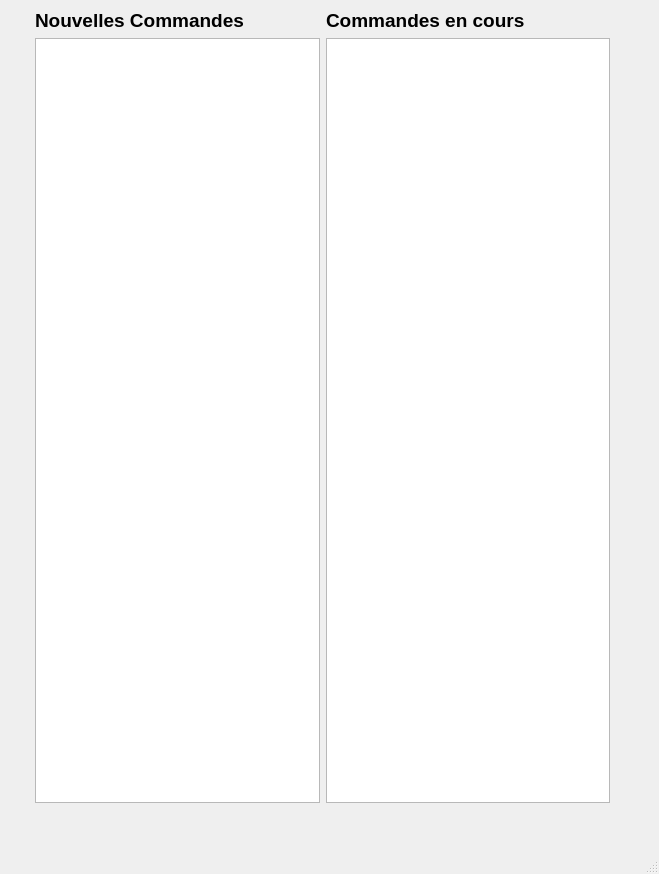
<?xml version="1.0" encoding="UTF-8"?>
<ui version="4.0">
 <class>MainWindow</class>
 <widget class="QMainWindow" name="MainWindow">
  <property name="geometry">
   <rect>
    <x>0</x>
    <y>0</y>
    <width>659</width>
    <height>874</height>
   </rect>
  </property>
  <property name="windowTitle">
   <string>Cuisine Xavier</string>
  </property>
  <widget class="QWidget" name="centralwidget">
   <layout class="QHBoxLayout" name="horizontalLayout">
    <item>
     <layout class="QVBoxLayout" name="verticalLayout_3">
      <item>
       <widget class="QLabel" name="label_3">
        <property name="text">
         <string/>
        </property>
        <property name="pixmap">
         <pixmap>Aeliooo.PNG</pixmap>
        </property>
       </widget>
      </item>
      <item>
       <spacer name="verticalSpacer_3">
        <property name="orientation">
         <enum>Qt::Vertical</enum>
        </property>
        <property name="sizeType">
         <enum>QSizePolicy::Minimum</enum>
        </property>
        <property name="sizeHint" stdset="0">
         <size>
          <width>20</width>
          <height>40</height>
         </size>
        </property>
       </spacer>
      </item>
     </layout>
    </item>
    <item>
     <layout class="QVBoxLayout" name="verticalLayout">
      <item>
       <widget class="QLabel" name="label_2">
        <property name="font">
         <font>
          <pointsize>14</pointsize>
          <weight>75</weight>
          <bold>true</bold>
         </font>
        </property>
        <property name="text">
         <string>Nouvelles Commandes</string>
        </property>
       </widget>
      </item>
      <item>
       <widget class="QTableWidget" name="tableWidget"/>
      </item>
      <item>
       <spacer name="verticalSpacer_2">
        <property name="orientation">
         <enum>Qt::Vertical</enum>
        </property>
        <property name="sizeType">
         <enum>QSizePolicy::Minimum</enum>
        </property>
        <property name="sizeHint" stdset="0">
         <size>
          <width>20</width>
          <height>40</height>
         </size>
        </property>
       </spacer>
      </item>
     </layout>
    </item>
    <item>
     <layout class="QVBoxLayout" name="verticalLayout_2">
      <item>
       <widget class="QLabel" name="label">
        <property name="font">
         <font>
          <pointsize>14</pointsize>
          <weight>75</weight>
          <bold>true</bold>
         </font>
        </property>
        <property name="text">
         <string>Commandes en cours</string>
        </property>
       </widget>
      </item>
      <item>
       <widget class="QTableWidget" name="tableWidget_2"/>
      </item>
      <item>
       <spacer name="verticalSpacer">
        <property name="orientation">
         <enum>Qt::Vertical</enum>
        </property>
        <property name="sizeType">
         <enum>QSizePolicy::Minimum</enum>
        </property>
        <property name="sizeHint" stdset="0">
         <size>
          <width>20</width>
          <height>40</height>
         </size>
        </property>
       </spacer>
      </item>
     </layout>
    </item>
    <item>
     <spacer name="horizontalSpacer">
      <property name="orientation">
       <enum>Qt::Horizontal</enum>
      </property>
      <property name="sizeType">
       <enum>QSizePolicy::Minimum</enum>
      </property>
      <property name="sizeHint" stdset="0">
       <size>
        <width>40</width>
        <height>20</height>
       </size>
      </property>
     </spacer>
    </item>
   </layout>
  </widget>
  <widget class="QMenuBar" name="menubar">
   <property name="geometry">
    <rect>
     <x>0</x>
     <y>0</y>
     <width>659</width>
     <height>21</height>
    </rect>
   </property>
  </widget>
  <widget class="QStatusBar" name="statusbar"/>
 </widget>
 <resources/>
 <connections/>
</ui>
